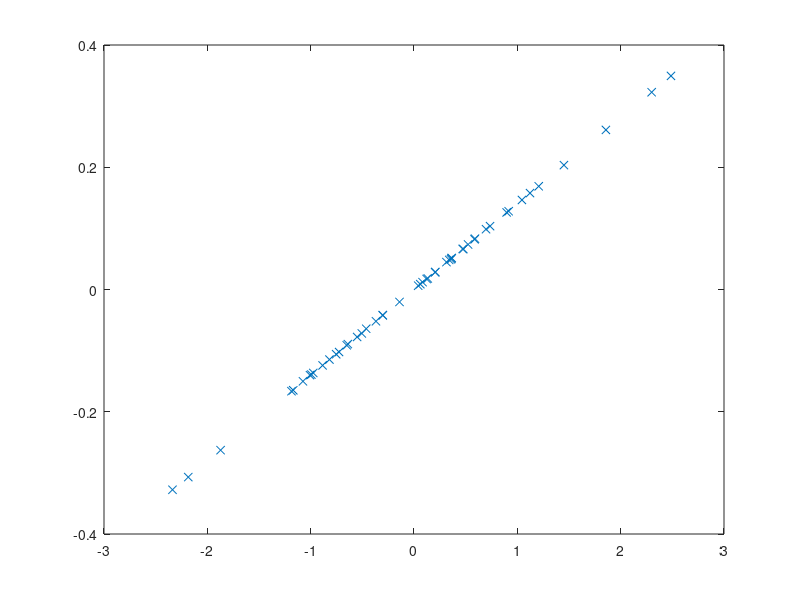
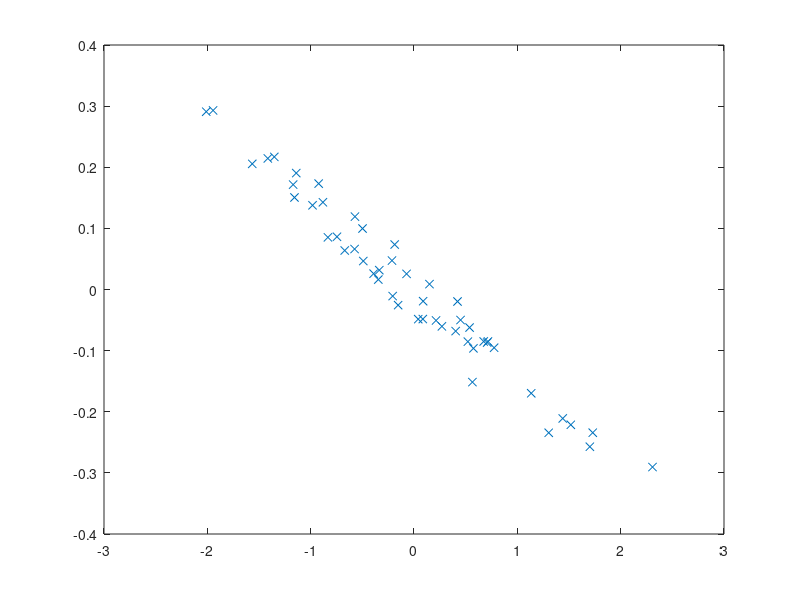
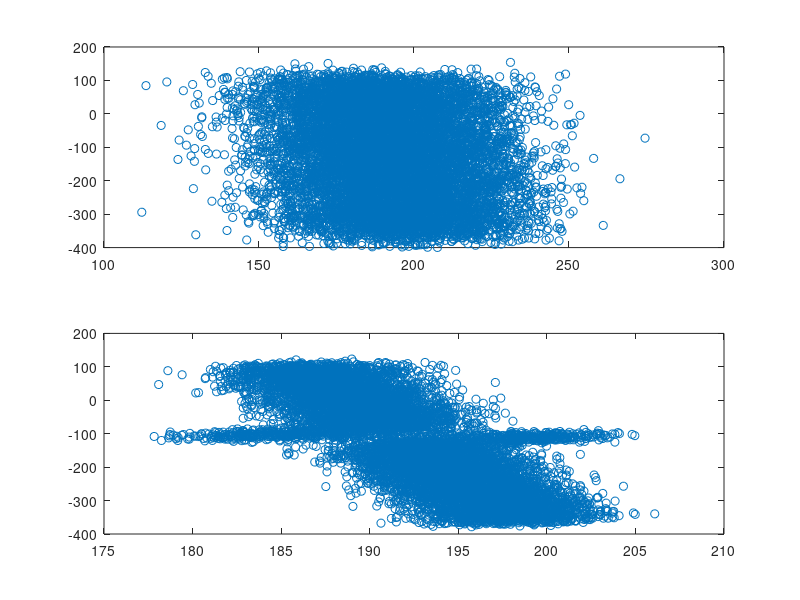
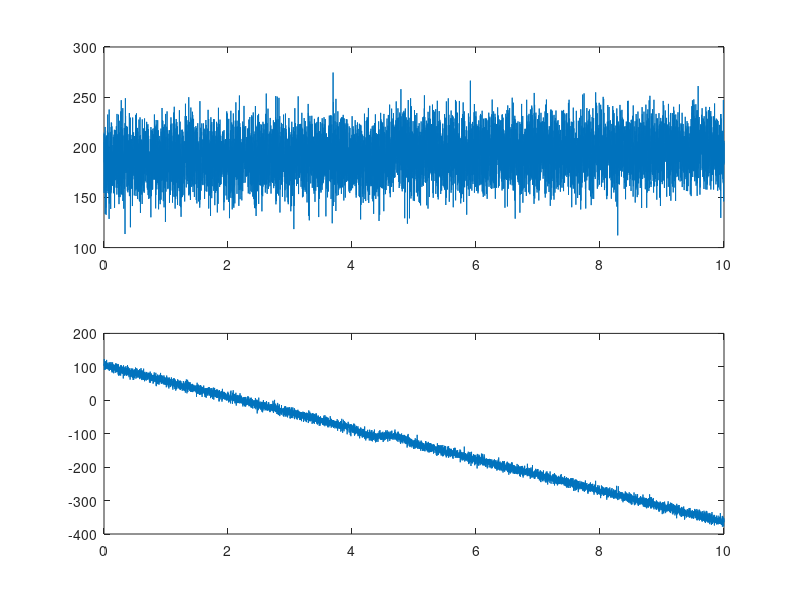

MATLAB code for these plots, in order:
% Tutorial_8_1.m
%
% Generate multi-neuron data with only two degrees of freedom and analyze
% using PCA.
%
% Noise is added to the firing rate of each neuron, whose firing rates
% otherwise are produced by a linear combination of the two underlying
% degrees of freedom.
%
% The goal is to reconstruct the rates using the first two principle
% components alone and together.
%
% Code for the computational Tutorial 8.1 of the textbook
% "An Introductory Course in Computational Neuroscience"
% by Paul Miller, Brandeis University
%
%%%%%%%%%%%%%%%%%%%%%%%%%%%%%%%%%%%%%%%%%%%%%%%%%%%%%%%%%%%%%%%%%%%%%%%%%%%

%clear
question_part = 3;      % Can be 1, 2, or 3 for different questions
%rng(3)
Ncells = 50;            % Number of distinct neural firing rates to use

dt = 0.001;             % dt in sec
tmax = 10;              % tmax in sec
t = [0:dt:tmax]';          % time vector
Nt = length(t);         % Number of time points

rate = zeros(Nt,Ncells); % firing rates of all cells is the main matrix

%% The following section generates dummy data from particular inputs
period = 2;
omega = 2*pi/period;

A0 = 50;
A1 = 20;
A2 = 10;
switch question_part
    case 1      
        %  In Question 1, two out of phase oscillations, which correspond 
        %  to "circular" or "ellipitical" motion, comprise the two inputs
        Input1 = A1*sin(omega*t);
        Input2 = A2*cos(omega*t);
        
    case 2
        %  In Question 2, two oscillations, one of double the frequency of 
        %  the first, comprise the two inputs.
        Input1 = A1*sin(2*omega*t);        
        Input2 = A2*cos(omega*t);
              
    case 3
        % In Question 3 a "ramp" has a brief "signal" superposed on it

        % Input 1 is a ramp of constant gradient
        Input1 = A1*t;

        % Input2 is a half-period of a sine wave within the "trial"
        ton1 = 2*period;
        toff1 = ton1+period/2;
        non1 = round(ton1/dt);
        noff1 = round(toff1/dt);

        Input2 = [zeros(non1,1); A2*sin(2*omega*t(non1+1:noff1)); zeros(Nt-noff1,1)];        
        
end

noise = 20;         % Level of random noise to be added to each cell


% The following weights make each neuron have a random linear combination 
% of content from each of the two inputs
W0 = 2+randn(1,Ncells);     % Constant, input-independent background rate
W1 = randn(1,Ncells);       % Component of Input 1 for each cell
W2 = randn(1,Ncells);       % Component of Input 2 for each cell


% The rate matrix has a row for each cell with time in columns
% This set of firing rates with added noise really only has two major
% signals in it, "Input1" and "Input2"
rate = A0*ones(Nt,1)*W0 + Input1*W1 + Input2*W2 + noise*randn(size(rate));

% Do PCA next. Each column should be a variable (i.e. a different cell) and
% each row an observation (here a time point). Need transpose of rate to do
% this correctly as rate stores the neurons as rows.
[COEFF, SCORE, LATENT, TSQUARED, EXPLAINED, MU] = pca(rate);

%% In this example the principal components are related to the weight matrices.
% Note that the sign (whether positively or negatively correlated) can not
% be determined from the principal component vectors in COEFF which could as
% easily point in the opposite directions.
figure(1)
plot(W1,COEFF(:,1),'x')

figure(2)
plot(W2,COEFF(:,2),'x')

% SCORE tells how much of each principal component is present at each point
% in time. If we simply multiplied COEFF*SCORE' we would recover the
% original data offset by the mean. By only taking the first two columns of COEFF (the first
% two principal components) and multiplying out the first two columns of
% SCORE (the first two rows of SCORE') we reduce the original 50-dimensions
% of data into a 2D data set.
COEFFT = COEFF';
newrates = SCORE(:,1:2)*COEFFT(1:2,:) + ones(Nt,1)*MU;

% Now we compare plots of the original rates and the 2D reduced rates.
figure(3)
subplot(2,1,1)
plot(rate(:,1),rate(:,2),'o')
subplot(2,1,2)
plot(newrates(:,1),newrates(:,2),'o')

figure(4)
subplot(2,1,1)
plot(t,rate(:,1))
subplot(2,1,2)
plot(t,newrates(:,2))


% Explained is % variance explained by successive components
figure(5)
plot(EXPLAINED,'--o')

figure(6)
subplot(2,1,1)
plot(t,SCORE(:,1))
subplot(2,1,2)
plot(t,SCORE(:,2))

